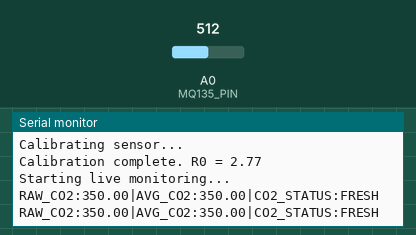
Recording of a sketch running on a simulated Arduino Uno, built with avr-gcc and run on an emulated ATmega328P. Shown: the last lines printed to the serial monitor. The test bench sets the inputs (shaded band); at power-on: A0 (MQ135_PIN) = 512.

Above: at 4.2 s.
4.3 s: A0 (MQ135_PIN) set to 886
At 5.6 s:
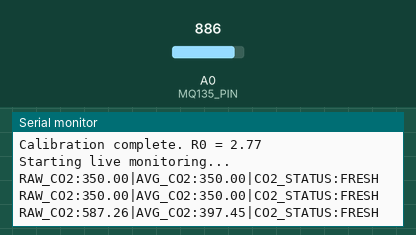
5.8 s: A0 (MQ135_PIN) set to 899
At 6.9 s:
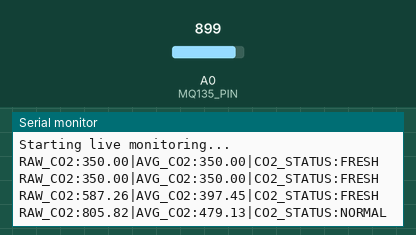
Timing chart, 0 to 8.8 s (numbered marks = the images above; inputs shaded):
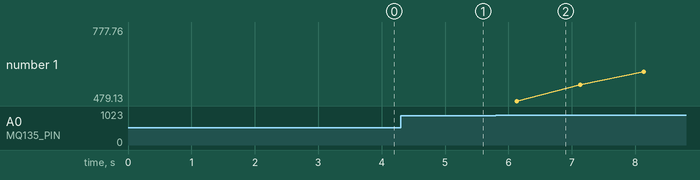

Measured:
- the behaviour switches between 898 and 899 on A0 (MQ135_PIN) (found by bisection; images 1 and 2)
- after the input at 4.3 s, the serial monitor: prints a new line after 0.83 s (image 1)
- after the input at 5.8 s, the serial monitor: prints a new line after 0.33 s (image 2)

The sketch:

ultrasonic_sensor.ino
```cpp
#define MQ135_PIN A0

// Load resistance on MQ135 module
#define RL_VALUE 10.0

// Clean air factor for MQ135
#define RO_CLEAN_AIR_FACTOR 3.6

float R0 = 10.0;

void setup() {

  Serial.begin(9600);

  Serial.println("======================================");
  Serial.println(" MQ135 CO2 Monitoring System Starting ");
  Serial.println("======================================");

  delay(3000);

  Serial.println("Calibrating sensor...");

  // Initial calibration
  float rs = getRS();

  R0 = rs / RO_CLEAN_AIR_FACTOR;

  Serial.print("Calibration complete. R0 = ");
  Serial.println(R0);

  Serial.println("Starting live monitoring...");
}

void loop() {

  float rs = getRS();

  float ratio = rs / R0;

  // CO2 estimation formula
  float ppm = 116.6020682 * pow(ratio, -2.769034857);

  // Clamp realistic range
  if (ppm < 350) {
    ppm = 350;
  }

  if (ppm > 5000) {
    ppm = 5000;
  }

  // Moving average simulation
  static float avg_ppm = ppm;

  avg_ppm = (avg_ppm * 0.8) + (ppm * 0.2);

  String status;

  if (ppm < 800) {

    status = "FRESH";

  } else if (ppm < 1200) {

    status = "NORMAL";

  } else if (ppm < 2000) {

    status = "WARNING";

  } else {

    status = "DANGER";
  }

  // Final serial payload
  Serial.print("RAW_CO2:");
  Serial.print(ppm);

  Serial.print("|AVG_CO2:");
  Serial.print(avg_ppm);

  Serial.print("|CO2_STATUS:");
  Serial.println(status);

  delay(1000);
}

// ─────────────────────────────────────────────

float getRS() {

  int adc = analogRead(MQ135_PIN);

  float voltage = adc * (5.0 / 1023.0);

  // Prevent divide-by-zero
  if (voltage < 0.1) {
    voltage = 0.1;
  }

  float rs = ((5.0 - voltage) / voltage) * RL_VALUE;

  return rs;
}
```
